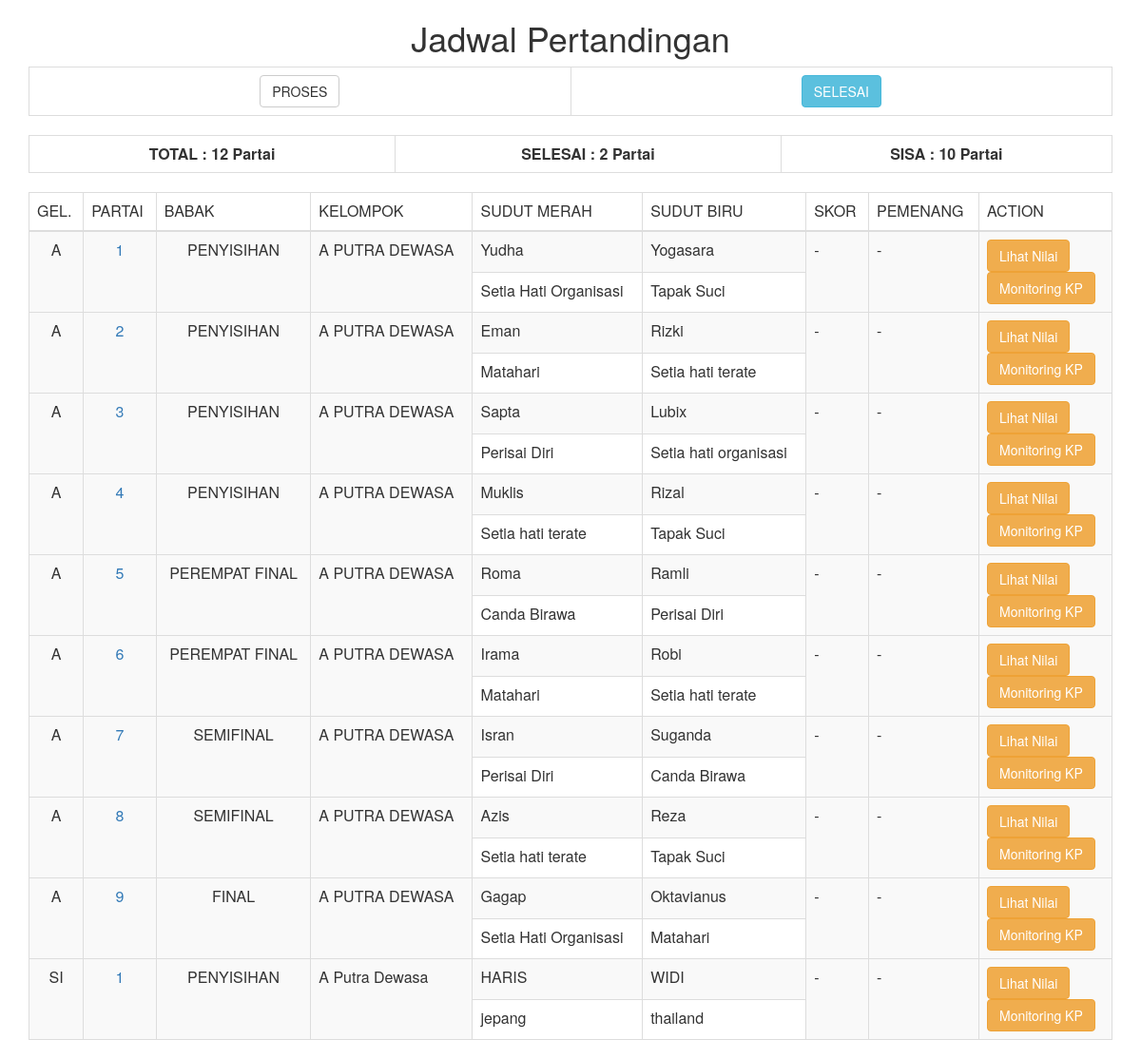
The app's page /nilai/index.php with its own data.
### tables this page shows
CREATE TABLE `jadwal_tanding` (
  `id_partai` int(11) NOT NULL,
  `tgl` date NOT NULL,
  `kelas` varchar(55) NOT NULL,
  `gelanggang` varchar(2) NOT NULL,
  `partai` varchar(4) NOT NULL,
  `nm_merah` varchar(55) NOT NULL,
  `kontingen_merah` varchar(55) NOT NULL,
  `nm_biru` varchar(55) NOT NULL,
  `kontingen_biru` varchar(55) NOT NULL,
  `status` varchar(55) NOT NULL DEFAULT '-',
  `pemenang` varchar(150) NOT NULL DEFAULT '-',
  `babak` varchar(55) DEFAULT NULL,
  `medali` varchar(2) NOT NULL DEFAULT '0',
  `aktif` varchar(2) NOT NULL DEFAULT '0'
);

### nilai/index.php (the view, shortened to what this page needs)
<?php
	include "../backend/includes/connection.php";
	$sqltotalpartai = mysqli_query($koneksi, "SELECT COUNT(*) FROM jadwal_tanding");
	$totalpartai = mysqli_fetch_array($sqltotalpartai);
	$sqlpartaiselesai = mysqli_query($koneksi, "SELECT COUNT(*) FROM jadwal_tanding WHERE status<>'-'");
	$partaiselesai = mysqli_fetch_array($sqlpartaiselesai);
	$sqljadwal = "SELECT * FROM jadwal_tanding WHERE status='-' ORDER BY id_partai ASC";
	$jadwal_tanding = mysqli_query($koneksi,$sqljadwal);
?>
<html>
<head>
  <link rel="stylesheet" href="css/bootstrap.min.css">
</head>
<body>
<div class="container">
<center><h1>Jadwal Pertandingan</h1></center>
<div class="table-responsive">
	<table class="table table-bordered">
		<tr class="text-center">
			<td><a href="index.php" class="btn btn-default" role="button">PROSES</a></td>
			<td><a href="index-selesai.php" class="btn btn-info" role="button">SELESAI</a></td>
		</tr>
	</table>
</div>
<div class="table-responsive">
	<table class="table table-bordered">
		<tr class="text-center">
			<td><b>TOTAL : <?php echo $totalpartai[0]." Partai"; ?></b></td>
			<td><b>SELESAI : <?php echo $partaiselesai[0]." Partai"; ?></b></td>
			<td><b>SISA : <?php echo $totalpartai[0] - $partaiselesai[0]." Partai"; ?></b></td>
		</tr>
	</table>
</div>
<div id="jadwaltanding" class="table-responsive">
<table class="table table-bordered table-striped">
	<thead>
	<tr>
		<td>GEL.</td>
		<td>PARTAI</td>
		<td>BABAK</td>
		<td>KELOMPOK</td>
		<td>SUDUT MERAH</td>
		<td>SUDUT BIRU</td>
		<td>SKOR</td>
		<td>PEMENANG</td>
		<td>ACTION</td>
	</tr>
	</thead>
	<?php while($jadwal = mysqli_fetch_array($jadwal_tanding)) { ?>
	<tr>
		<td rowspan="2"><center><?php echo $jadwal['gelanggang']; ?></center></td>
		<td rowspan="2">
			<?php
				$kalimat = "https://code.responsivevoice.org/getvoice.php?t=Partai ke ".$jadwal['partai'].", Babak ".$jadwal['babak'].", Kelas ".$jadwal['kelas'].", gelanggang ".$jadwal['gelanggang'].". Agar mempersiapkan diri pesilat ".$jadwal['nm_merah']." dari ".$jadwal['kontingen_merah'].". berhadapan dengan Pesilat ".$jadwal['nm_biru']." dari ".$jadwal['kontingen_biru'].".&tl=id&sv=g3&vn=&pitch=0.5&rate=0.5&vol=1&gender=female";
			?>
			<center>
				<a href onclick="window.open('<?php echo $kalimat; ?>', 'Text To Speech', 'width=200, height=200'); return false;">
				<?php echo $jadwal['partai']; ?>
				</a>
			</center>
		</td>
		<td rowspan="2"><center><?php echo $jadwal['babak']; ?></center></td>
		<td rowspan="2"><?php echo $jadwal['kelas']; ?></td>
		<td><?php echo $jadwal['nm_merah']; ?></td>
		<td><?php echo $jadwal['nm_biru']; ?></td>
		<td rowspan="2"><?php echo $jadwal['status']; ?></td>
		<td rowspan="2"><?php echo $jadwal['pemenang']; ?></td>
		<td rowspan="2">
			<a href="view_tanding.php?id_partai=<?php echo $jadwal['id_partai']; ?>" class="btn btn-warning" role="button">Lihat Nilai</a>
			<br/>
			<a href="monitor_nilai.php?id_partai=<?php echo $jadwal['id_partai']; ?>" class="btn btn-warning" role="button">Monitoring KP</a>
		</td>
	</tr>
	<tr>
		<td><?php echo $jadwal['kontingen_merah']; ?></td>
		<td><?php echo $jadwal['kontingen_biru']; ?></td>
	</tr>
	<?php } ?>
</table>
</div>
</div>
</body>
</html>

### records on screen
jadwal_tanding: gelanggang "A", partai "1", babak "PENYISIHAN", kelas "A PUTRA DEWASA", nm_merah "Yudha", nm_biru "Yogasara", status "-", pemenang "-", kontingen_merah "Setia Hati Organisasi", kontingen_biru "Tapak Suci"
jadwal_tanding: gelanggang "A", partai "2", babak "PENYISIHAN", kelas "A PUTRA DEWASA", nm_merah "Eman", nm_biru "Rizki", status "-", pemenang "-", kontingen_merah "Matahari", kontingen_biru "Setia hati terate"
jadwal_tanding: gelanggang "A", partai "3", babak "PENYISIHAN", kelas "A PUTRA DEWASA", nm_merah "Sapta", nm_biru "Lubix", status "-", pemenang "-", kontingen_merah "Perisai Diri", kontingen_biru "Setia hati organisasi"
jadwal_tanding: gelanggang "A", partai "4", babak "PENYISIHAN", kelas "A PUTRA DEWASA", nm_merah "Muklis", nm_biru "Rizal", status "-", pemenang "-", kontingen_merah "Setia hati terate", kontingen_biru "Tapak Suci"
jadwal_tanding: gelanggang "A", partai "5", babak "PEREMPAT FINAL", kelas "A PUTRA DEWASA", nm_merah "Roma", nm_biru "Ramli", status "-", pemenang "-", kontingen_merah "Canda Birawa", kontingen_biru "Perisai Diri"
jadwal_tanding: gelanggang "A", partai "6", babak "PEREMPAT FINAL", kelas "A PUTRA DEWASA", nm_merah "Irama", nm_biru "Robi", status "-", pemenang "-", kontingen_merah "Matahari", kontingen_biru "Setia hati terate"
jadwal_tanding: gelanggang "A", partai "7", babak "SEMIFINAL", kelas "A PUTRA DEWASA", nm_merah "Isran", nm_biru "Suganda", status "-", pemenang "-", kontingen_merah "Perisai Diri", kontingen_biru "Canda Birawa"
jadwal_tanding: gelanggang "A", partai "8", babak "SEMIFINAL", kelas "A PUTRA DEWASA", nm_merah "Azis", nm_biru "Reza", status "-", pemenang "-", kontingen_merah "Setia hati terate", kontingen_biru "Tapak Suci"
jadwal_tanding: gelanggang "A", partai "9", babak "FINAL", kelas "A PUTRA DEWASA", nm_merah "Gagap", nm_biru "Oktavianus", status "-", pemenang "-", kontingen_merah "Setia Hati Organisasi", kontingen_biru "Matahari"
jadwal_tanding: gelanggang "SI", partai "1", babak "PENYISIHAN", kelas "A Putra Dewasa", nm_merah "HARIS", nm_biru "WIDI", status "-", pemenang "-", kontingen_merah "jepang", kontingen_biru "thailand"

### other values on screen
$totalpartai[0] "12"
$partaiselesai[0] "2"
$totalpartai[0] - $partaiselesai[0] "10"
